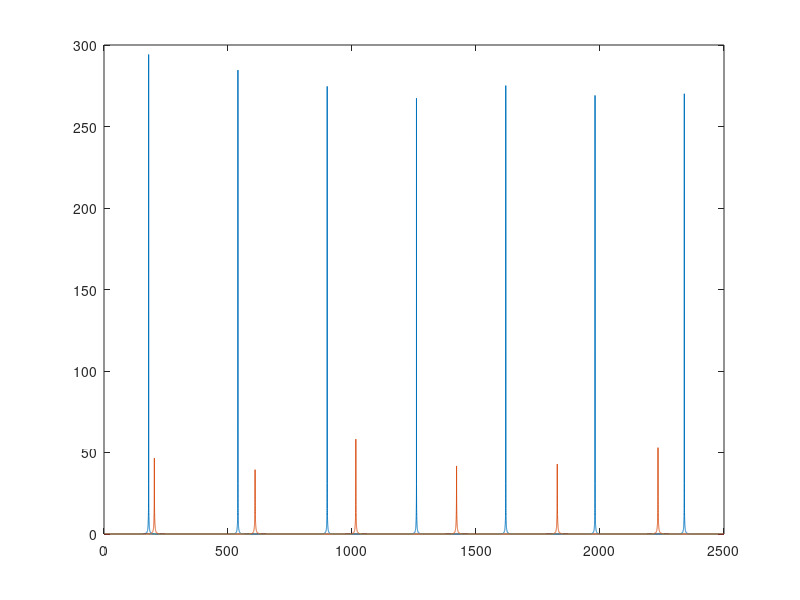

Here is the MATLAB script that generated this plot: (Note: this script raises an error after producing the figure.)
clc
clear all

A = 1 ; %incident signal
d1 = 4 ; %chosen diameter of main pipe in inches
d2 = 1 ; %chosen diameter of side branch in inches
s1 = (pi*(.0254*d1).^2)./4 ; %cross-sectional area s1 in m^2
s2 = (pi*(.0254*d2).^2)./4 ; %cross-sectional area s2 in m^2
T1 = 20 ; %in °C
TEMPK1 = T1 + 273.15 ; %convert to Kelvin
c1 = 20.0457.*sqrt(TEMPK1) ; %speed of sound in m/s
rho1 = 101325./(287.058.*TEMPK1) ;
L = c1./(4.*180) ; %designing for a target frequency of 180 Hz
f_cutoff = (1.84.*c1)./(pi.*d1.*0254) ;

TL_vec = [] ;
for f = 1:.1:2500
    k1 = (2.*pi.*f)./c1 ;
    B = [-1 1 1 0; -1 0 0 1; s1 s2 -s2 s1; 0 exp(-i.*k1.*L) -exp(i.*k1.*L) 0] ;
    C = [A; A; s1.*A; 0] ;
    x = linsolve(B,C) ;
    E = x(4,:) ; %transmitted signal
    TL = 10.*log10(((abs(A).^2).*s1)./((abs(E).^2).*s1)) ;
    TL_vec = [TL_vec TL] ;
end
f_axis = [1:.1:2500] ;
plot(f_axis, TL_vec) ;

hold on

for T2 = 100 ; %in °C
TEMPK2 = T2 + 273.15 ; %convert to Kelvin
c2 = 20.0457.*sqrt(TEMPK2) ; %speed of sound in m/s
rho2 = 101325./(287.058.*TEMPK2) ;
    TL_vec = [] ; 
    for f = 1:.1:2500 
    k2 = (2.*pi.*f)./c2 ;
    B = [-1 1 1 0; -1 0 0 1; s1 s2 -s2 s1; 0 exp(-i.*k2.*L) -exp(i.*k2.*L) 0] ;
    C = [A; A; s1.*A; 0] ;
    x = linsolve(B,C) ;
    E = x(4,:) ; %transmitted signal
    TL = 10.*log10(((abs(A).^2).*s1)./((abs(E).^2).*s1)) ;
    TL_vec = [TL_vec TL] ;
end
f_axis = [1:.1:2500] ;
plot(f_axis, TL_vec) ;
end

xline(180) ; %chosen target frequency of 180 Hz
xline(1978.519879) ; %f_cutoff @ °C
legend('T1 = 20 °C','T2 = 100 °C','f target','f cutoff @ 20 °C') ;
title('Quarter-wavelength Side Branch');
xlabel('frequency [Hz]');
ylabel('Transmission Loss [dB]');